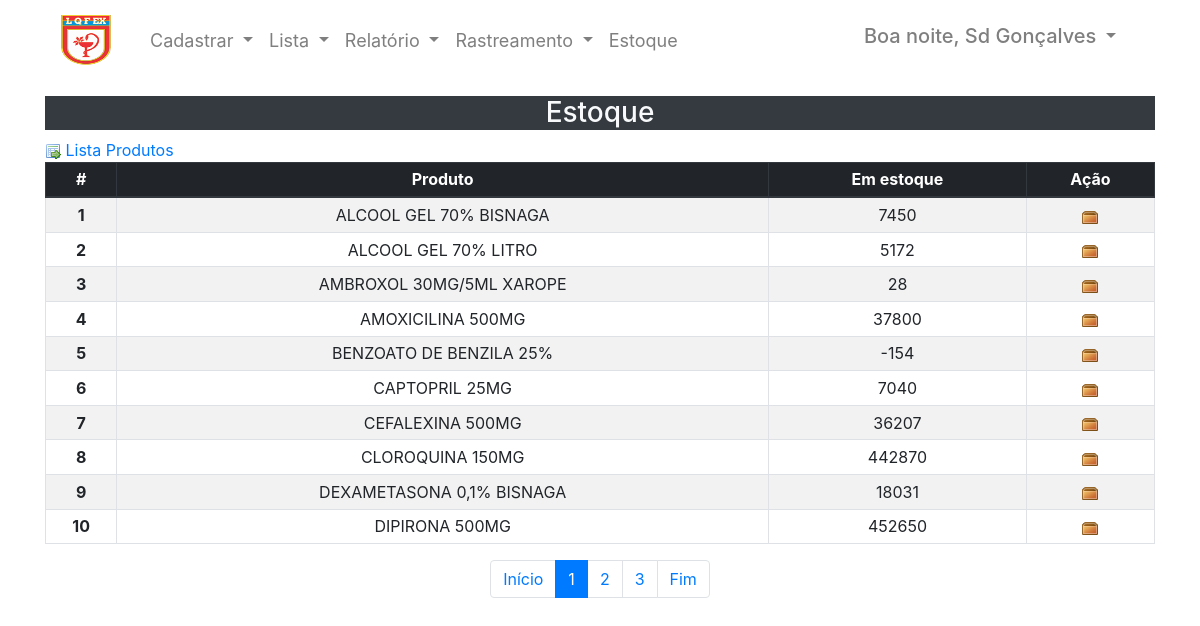
The page /php/estoque.php (signed in) on the database its author committed.
### tables this page shows
CREATE TABLE IF NOT EXISTS `cw_produto` (
  `id_produto` int(11) NOT NULL AUTO_INCREMENT,
  `nome_produto` varchar(100) NOT NULL,
  `em_estoque` enum('0','1') NOT NULL DEFAULT '0',
  PRIMARY KEY (`id_produto`)
);

### conexao/database.php (called while the page is built, shortened)
<?php
function Paginacao($query) {
    return mysqli_num_rows(DBExecute($query));
}
function DBView($view, $params = null, $fields = '*') {
    $params = ($params) ? " {$params}" : null;
    $query = "SELECT {$fields} FROM {$view}{$params}";
    $result = DBExecute($query);
    if (!mysqli_num_rows($result)) {
        return false;
    } else {
        while ($res = mysqli_fetch_assoc($result)) {
            $data[] = $res;
        }
        return $data;
    }
}
function DBExecute($query, $insertId = false) {
    $link = DBConnect();
    $result = @mysqli_query($link, $query) or die(mysqli_error());
    return $result;
}

### php/estoque.php (the view, shortened to what this page needs)
<?php
try {
    require_once 'head.php';
    require_once '..\conexao\database.php';
    require_once 'header.php';
    ?>
    <div class="row">
        <div class="col-12">
            <h3 class="h3 text-center bg-dark text-light">Estoque</h3>
        </div>
    </div>
    <?php if ($_SESSION['nivel'] < 3) { ?>
        <div class="row">
            <div class="col-12"><a href="list_produto.php"><img src="../_assets/_img/table_go.png" /> Lista Produtos</a></div>
        </div>
    <?php } ?>
    <div class="row">
        <div class="table-responsive  col-12">
            <table style="text-align: center;" class="table table-sm table-hover table-striped table-bordered">
                <thead class="thead-dark">
                    <tr>
                        <th scope="row">#</th>
                        <th scope="col">Produto</th>
                        <th scope="col">Em estoque</th>
                        <?php if ($_SESSION['nivel'] < 3) { ?>
                            <th scope="col">Ação</th>
                        <?php } ?>
                    </tr>
                </thead>
                <tbody>
                    <?php
                    $pagina = (isset($_GET['pagina'])) ? (int) $_GET['pagina'] : 1;
                    $maxlinks = 4;
                    $maximo = 10;
                    $inicio = (($maximo * $pagina) - $maximo);
                    $total = Paginacao("SELECT id_produto FROM estoque_final WHERE em_estoque = '1'");
                    $produto = DBView("estoque_final", " WHERE em_estoque = '1' LIMIT {$inicio}, {$maximo}");
                    $total_paginas = ceil($total / $maximo);
                    if ($produto == false) {
                        ?>
                        <tr>
                            <td colspan="11">Não existem produtos no estoque!</td>
                        </tr>
                        <?php
                    } else {
                        $q = 1;
                        foreach ($produto as $a) {
                            ?>
                            <tr>
                                <th scope="row"><?php echo $q++; ?></th>
                                <td><?php echo $a['produto'] ?></td>
                                <td><?php echo ($a['total_entrada'] - $a['total_saida']) ?></td>
                                <?php if ($_SESSION['nivel'] < 3) { ?>
                                    <td title="Retirar do estoque"><a href="?i=<?php echo $a['id_produto'] . "&v=0" ?>" onclick="return confirm('Deseja retirar o produto do estoque?')"><img src="../_assets/_img/box.png" /></a></td>
                                <?php } ?>
                            </tr>
                            <?php
                        }
                    }
                    ?>
                </tbody>
            </table>
        </div>
    </div>
    <?php
    if ($total > $maximo) {
        ?>
        <div class="row">
            <div class="col ml-auto" ></div>
            <div class="col">
                <nav aria-label="Page navigation example">
                    <ul class="pagination justify-content-center">
                        <li class="page-item">
                            <a class="page-link" href="<?php echo "?pagina=1" ?>">
                                Início
                            </a>
                        </li>
                        <li class="page-item active"><a class="page-link"><?php echo $pagina; ?><span class="sr-only">(current)</span></a></li>
                        <?php
                        for ($i = $pagina + 1; $i <= $total_paginas + $maxlinks; $i++) {
                            if ($i <= $total_paginas) {
                                ?>
                                <li class="page-item"><a class="page-link" href="<?php echo "?pagina=" . $i ?>"><?php echo $i; ?></a></li>
                                <?php
                            }
                        }
                        ?>
                        <li class="page-item">
                            <a class="page-link" href="<?php echo "?pagina=" . $total_paginas; ?>">
                                Fim
                            </a>
                        </li>
                    </ul>
                </nav>
            </div>
            <div class="col mr-auto" ></div>
        </div>
        <?php
    }
    require_once 'rodape.php';
} catch (Exception $e) {
    echo $e->getMessage();
}

### php/head.php (shortened to what this page needs)
<!DOCTYPE html>
<html lang="pt-BR">
    <head>
        <link href="../_assets/css/bootstrap-grid.min.css" rel="stylesheet" type="text/css" />
        <link href="../_assets/css/bootstrap-reboot.min.css" rel="stylesheet" type="text/css" />
        <link href="../_assets/css/bootstrap.min.css" rel="stylesheet" type="text/css" />
        <link href="../_assets/css/estilo.css" rel="stylesheet" type="text/css" />
    </head>
    <body>
        <div class="container">

### php/header.php (shortened to what this page needs)
<header>
    <nav class="navbar navbar-expand-lg navbar-light sticky-top mb-3" style="font-size: 18px;">
        <a class="navbar-brand" href="home.php">
            <img src="../_assets/_img/lqfex_logo.png" width="50" height="50" alt="" loading="lazy" >
        </a>
        <div class="collapse navbar-collapse col-auto" id="navbarTogglerDemo02">
            <?php
            if ($_SESSION['nivel'] != 3) {
                ?>
                <ul class="navbar-nav">
                    <li class="nav-item dropdown">
                        <a class="nav-link dropdown-toggle" href="#" id="navbarDropdown" role="button" data-toggle="dropdown" aria-haspopup="true" aria-expanded="false">
                            Cadastrar
                        </a>
                    </li>
                </ul>
                <ul class="navbar-nav">
                    <li class="nav-item dropdown">
                        <a class="nav-link dropdown-toggle" href="#" id="navbarDropdown" role="button" data-toggle="dropdown" aria-haspopup="true" aria-expanded="false">
                            Lista
                        </a>
                    </li>
                </ul>
                <ul class="navbar-nav">
                    <li class="nav-item dropdown">
                        <a class="nav-link dropdown-toggle" href="#" id="navbarDropdown" role="button" data-toggle="dropdown" aria-haspopup="true" aria-expanded="false">
                            Relatório
                        </a>
                    </li>
                </ul>
                <ul class="navbar-nav">
                    <li class="nav-item dropdown">
                        <a class="nav-link dropdown-toggle" href="#" id="navbarDropdown" role="button" data-toggle="dropdown" aria-haspopup="true" aria-expanded="false">
                            Rastreamento
                        </a>
                    </li>
                </ul>
            <?php } ?>
            <ul class="navbar-nav">
                <li class="nav-item dropdown">
                    <a class="nav-link" href="estoque.php" id="navbarDropdown">
                        Estoque
                    </a>
                </li>
            </ul>
        </div>
        <div class="col-auto">
            <ul class="navbar-nav">
                <li class="nav-item dropdown">
                    <a class="nav-link dropdown-toggle" href="#" id="navbarDropdown" role="button" data-toggle="dropdown" aria-haspopup="true" aria-expanded="false">
                        <h5 class=" navbar-text"><?php
                            if ($_SESSION['apelido'] != null) {
                                $no = $_SESSION['apelido'];
                                $date = date('H');
                                switch ($date) {
                                    default:
                                        echo "Boa noite, " . $no;
                                        break;
                                }
                            }
                            ?>
                        </h5>
                    </a>
                </li>
            </ul>
        </div>
    </nav>
</header>

### php/rodape.php
</div>
</body>
</html>

### rows shown on the page
cw_produto: produto "ALCOOL GEL 70% BISNAGA", total_saida "7450"
cw_produto: produto "ALCOOL GEL 70% LITRO", total_saida "5172"
cw_produto: produto "AMBROXOL 30MG/5ML XAROPE", total_saida "28"
cw_produto: produto "AMOXICILINA 500MG", total_saida "37800"
cw_produto: produto "BENZOATO DE BENZILA 25%", total_saida "-154"
cw_produto: produto "CAPTOPRIL 25MG", total_saida "7040"
cw_produto: produto "CEFALEXINA 500MG", total_saida "36207"
cw_produto: produto "CLOROQUINA 150MG", total_saida "442870"
cw_produto: produto "DEXAMETASONA 0,1% BISNAGA", total_saida "18031"
cw_produto: produto "DIPIRONA 500MG", total_saida "452650"

### other values the page prints
$no "Sd Gonçalves"
$pagina "1"
